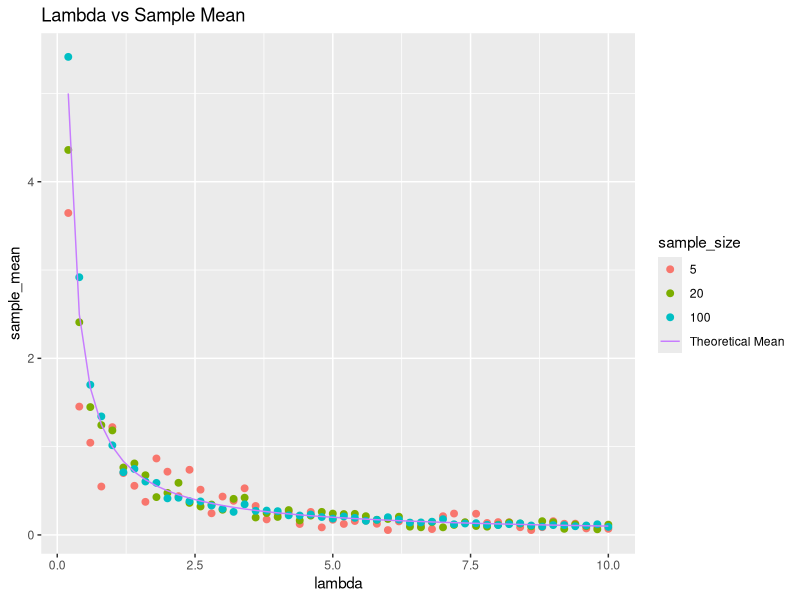
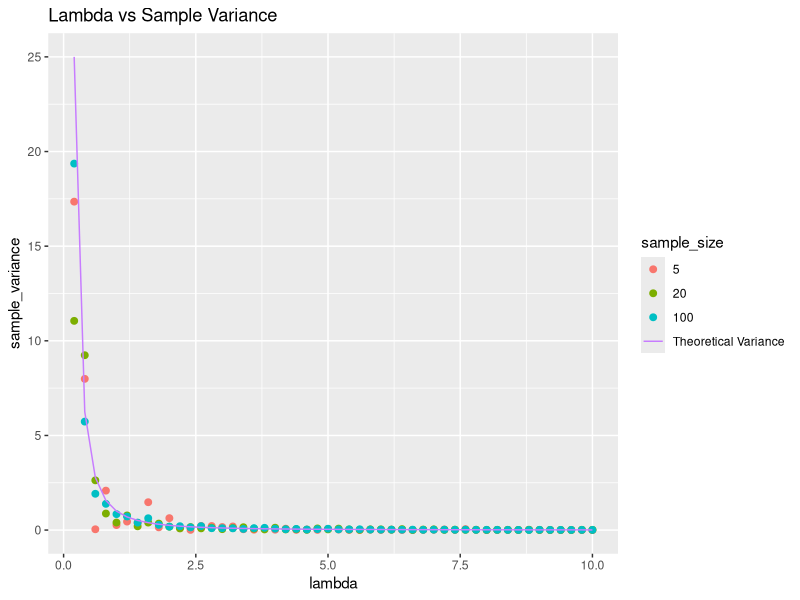
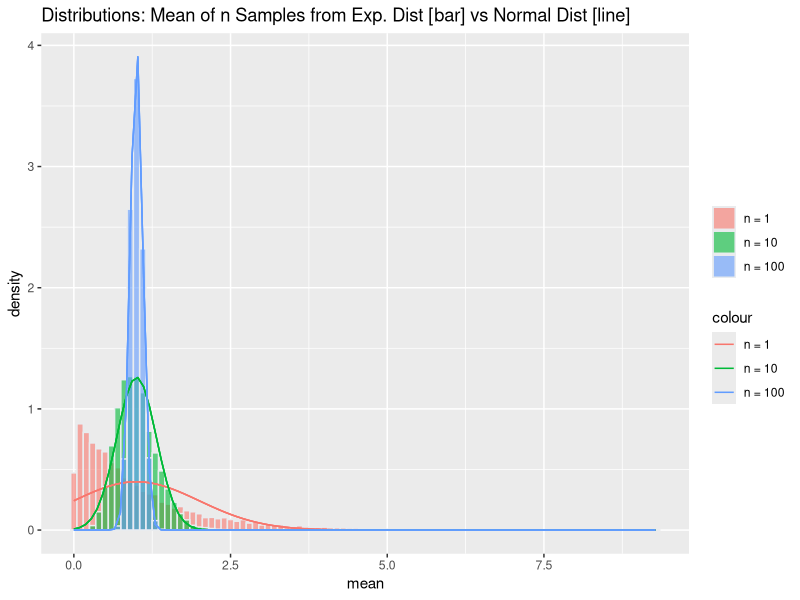
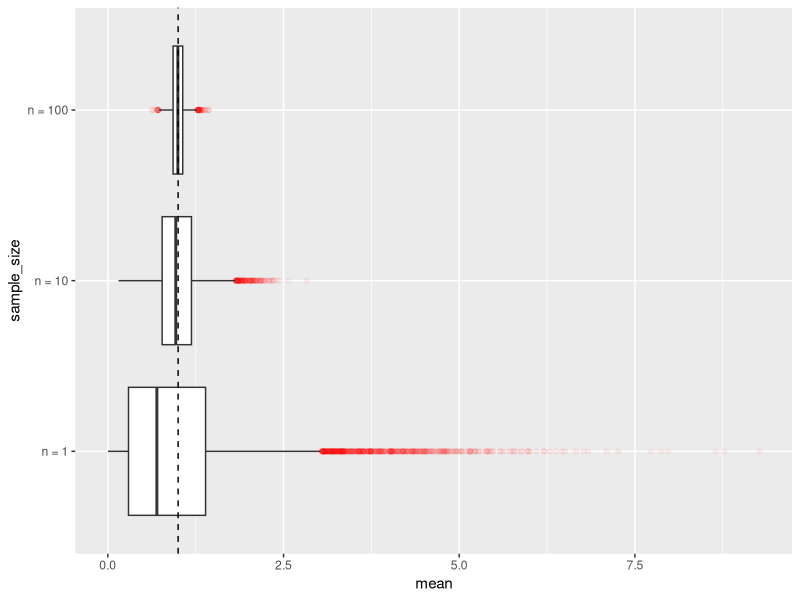

These figures' R source, in order:
## ---- chunk 1
library(ggplot2)
## ---- chunk 2
mk_exp_distribution_df <- function(sample_sizes = c(5,10,100), r = seq(0.2, 10, by = 0.2) ){
  data <- data.frame(
    sample_size=NULL,
    sample_mean=NULL,
    sample_variance=NULL,
    theoretical_mean = NULL,
    theoretical_variance = NULL
  )
  
  for (i in 1:length(sample_sizes))
  {
    n = sample_sizes[i]
    sample_mean = NULL
    sample_var = NULL
    theoretical_mean = NULL
    theoretical_var = NULL
    
    for (rate in r) {
      sample_mean = c(sample_mean, mean(rexp(n,rate = rate)))
      sample_var = c(sample_var, var(rexp(n,rate = rate)))
      theoretical_mean = c(theoretical_mean,1/rate)
      theoretical_var = c(theoretical_var,(1/rate)^2)
    }
    data <- data.frame(
      sample_size=c(data$sample_size,rep(n,length(r))),
      lambda=c(data$lambda,r),
      sample_mean=c(data$sample_mean,sample_mean),
      sample_variance=c(data$sample_variance,sample_var),
      theoretical_mean = c(data$theoretical_mean,theoretical_mean),
      theoretical_variance = c(data$theoretical_variance,theoretical_var)
    )
  }
  return(data)
}
## ---- chunk 3
data <- mk_exp_distribution_df(sample_sizes = c(5,20,100))
data$sample_size <- as.factor(data$sample_size)
ggplot(data, aes(x=lambda, y=sample_mean,color=sample_size)) + geom_point(size=2)+ geom_line(aes(x=lambda, y=theoretical_mean,color="Theoretical Mean")) + ggtitle("Lambda vs Sample Mean")
## ---- chunk 4
ggplot(data, aes(x=lambda, y=sample_variance,color=sample_size)) + geom_point(size=2)+ geom_line(aes(x=lambda, y=theoretical_variance,color="Theoretical Variance")) + ggtitle("Lambda vs Sample Variance")
## ---- chunk 5
sm1 = rexp(10000)
sm10 = NULL
sm100 = NULL
for (i in 1 : 10000) sm10 = c(sm10, mean(rexp(10)))
for (i in 1 : 10000) sm100 = c(sm100, mean(rexp(100)))

data <- data.frame(
  sample_size=c( rep("n = 1",10000), rep("n = 10",10000), rep("n = 100",10000)),
  mean=c(sm1,sm10,sm100)
)
data$sample_size <- as.factor(data$sample_size)

ggplot(data,aes(x=mean, fill=sample_size)) +
  ggtitle("Distributions: Mean of n Samples from Exp. Dist [bar] vs Normal Dist [line]") +
  geom_histogram(aes( y=..density..),
                 binwidth = .1,
                 xlim=c(0,5),
                 color="#e9ecef", alpha=0.6, position = 'identity') +
  labs(fill="")+
  stat_function(fun = dnorm, args = list(mean = 1, sd = 1/sqrt(1)),aes(color = "n = 1")) +
  stat_function(fun = dnorm, args = list(mean = 1, sd = 1/sqrt(10)),aes(color = "n = 10")) +
  stat_function(fun = dnorm, args = list(mean = 1, sd = 1/sqrt(100)),aes(color = "n = 100")) 
## ---- chunk 6
ggplot(data,aes(mean,sample_size)) + 
  geom_boxplot(outlier.colour = "red",outlier.alpha = 0.05) + 
  geom_vline(xintercept=1, linetype="dashed")
